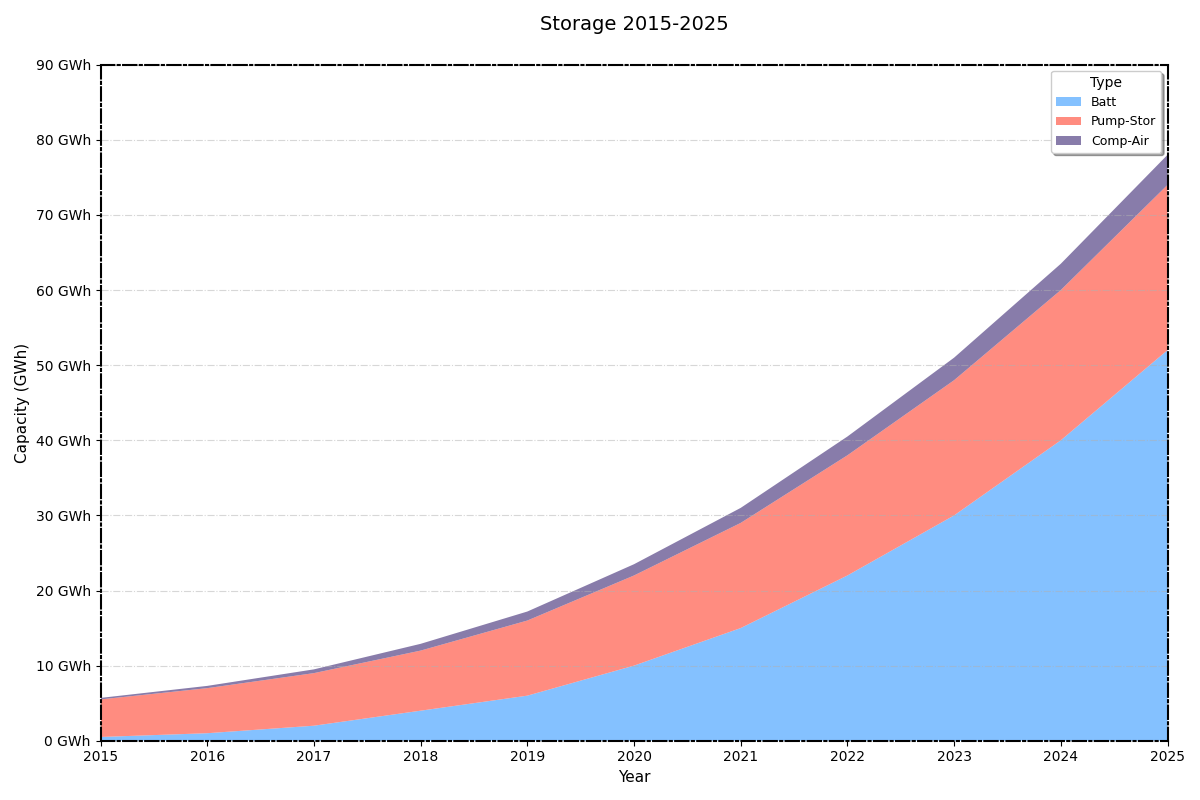

This figure's Python source:
import matplotlib.pyplot as plt
import numpy as np

years = np.arange(2015, 2026)
batteries = [0.5, 1, 2, 4, 6, 10, 15, 22, 30, 40, 52]
pumped_storage = [5, 6, 7, 8, 10, 12, 14, 16, 18, 20, 22]
compressed_air = [0.2, 0.3, 0.5, 0.9, 1.2, 1.5, 2, 2.5, 3, 3.5, 4]

storage_data = np.array([batteries, pumped_storage, compressed_air])
colors = ['#66B2FF', '#FF6F61', '#6B5B95']

fig, ax = plt.subplots(figsize=(12, 8))
ax.stackplot(years, storage_data, labels=["Batt", "Pump-Stor", "Comp-Air"], 
             colors=colors, alpha=0.8)

ax.set_title("Storage 2015-2025", fontsize=14, fontweight='medium', pad=25)
ax.set_xlabel("Year", fontsize=11)
ax.set_ylabel("Capacity (GWh)", fontsize=11)
ax.set_xlim(years[0], years[-1])
ax.set_ylim(0, 90)
ax.set_xticks(years)
ax.yaxis.set_major_formatter(plt.FuncFormatter(lambda y, _: f'{int(y)} GWh'))

ax.legend(loc='upper right', title="Type", fontsize=9, frameon=True, shadow=True)
ax.grid(axis='y', linestyle='-.', alpha=0.5)

for spine in ax.spines.values():
    spine.set_linewidth(1.5)
    spine.set_linestyle('-.')

plt.tight_layout()
plt.show()
